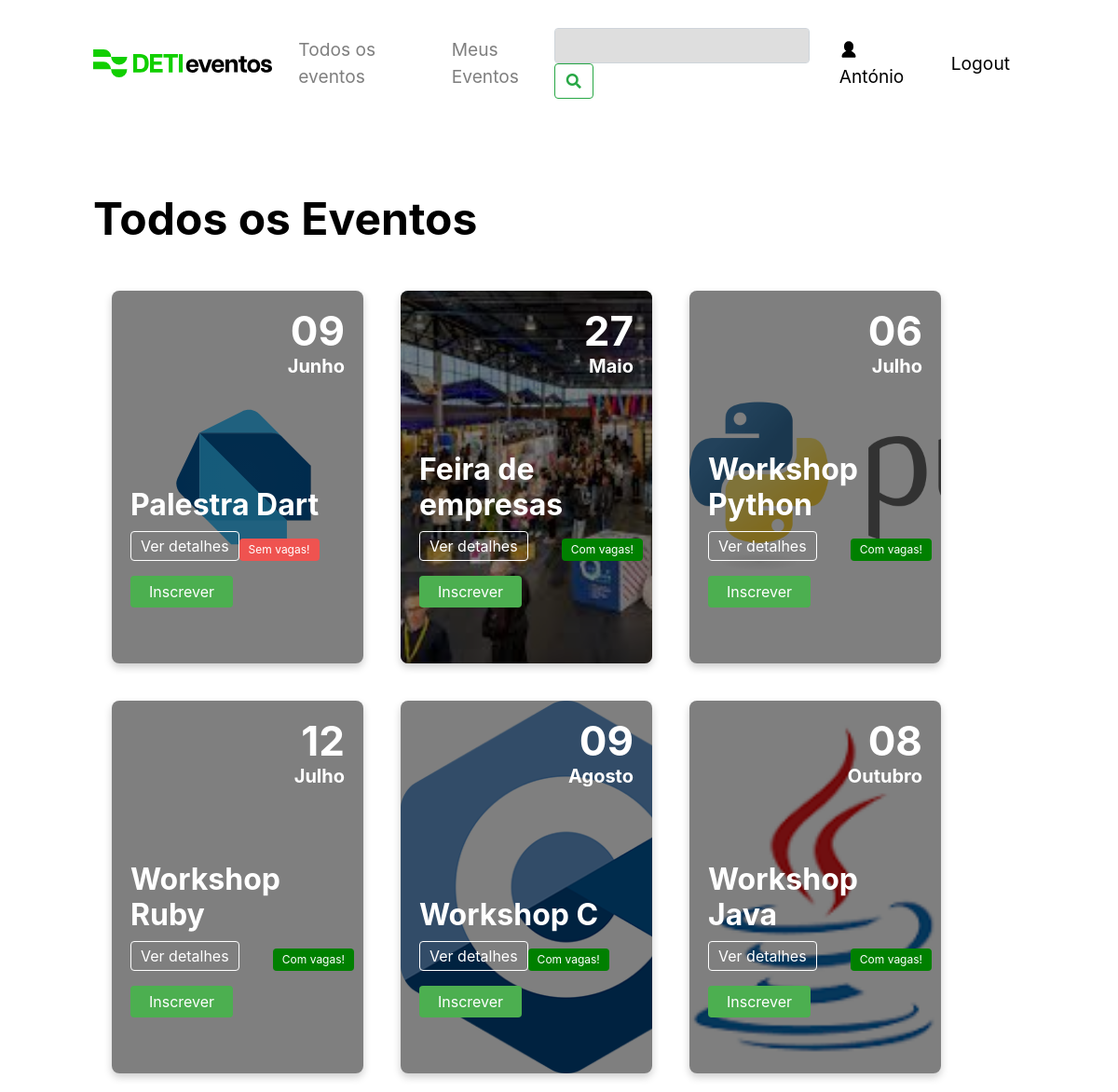
/todos_os_eventos (signed in), run on the app's committed database.
### tables this page shows
CREATE TABLE users (
    id INTEGER PRIMARY KEY,
    email TEXT NOT NULL,
    name TEXT NOT NULL,
    password TEXT NOT NULL,
    img TEXT
    );

CREATE TABLE events (
    id INTEGER PRIMARY KEY,
    name TEXT NOT NULL,
    description TEXT NOT NULL,
    location TEXT NOT NULL,
    image TEXT,
    date DATE,
    user_id INTEGER,           
    colaborator TEXT , 
    vagas INTEGER,
    lotacao INTEGER,
    preco INTEGER,
    esgotado boolean DEFAULT 0,
    FOREIGN KEY(user_id) REFERENCES users(id)
    );

### app.py (the view)
@app.route('/todos_os_eventos')
def todos_os_eventos():
    user_id = get_user_id(session.get('user_email'))
    print(user_id)
    if 'user_email' not in session:
        return redirect(url_for('login'))
    events = get_events()
    converted_events = []
    for event in events:
        converted_event = list(event)
        converted_event[5] = datetime.strptime(event[5], '%Y-%m-%d').date()
        converted_events.append(tuple(converted_event))
    converted_events.sort(key=lambda x: x[5])
    is_admin = 'user_email' in session and session.get('user_email') == "admin@gmail.com"
    name  = session.get('user_name')
    if name is  not None:
        user = True
    event = get_events()
    return render_template('todos_os_eventos.html', events=converted_events, is_admin=is_admin, user=user, name=name, event=event)

### app.py (called while the page is built)
@app.template_filter('formatdate')
def format_date(value, format='%d-%B'):
    if value is None:
        return ""
    month_names = {
        'January': 'Janeiro', 'February': 'Fevereiro', 'March': 'Março',
        'April': 'Abril', 'May': 'Maio', 'June': 'Junho',
        'July': 'Julho', 'August': 'Agosto', 'September': 'Setembro',
        'October': 'Outubro', 'November': 'Novembro', 'December': 'Dezembro'
    }
    formatted_date = value.strftime(format)
    for eng, pt in month_names.items():
        formatted_date = formatted_date.replace(eng, pt)
    return formatted_date

### models.py (called while the page is built)
def get_user_id(email):
    connection = sqlite3.connect('data.db', check_same_thread=False)
    cursor = connection.cursor()
    cursor.execute("SELECT id FROM users WHERE email = ?", (email,))
    user_id = cursor.fetchall()
    if len(user_id) == 0:
        return None
    return user_id[0][0]

def get_events():
    connection = sqlite3.connect('data.db', check_same_thread=False)
    cursor = connection.cursor()
    try:
        cursor.execute("SELECT * FROM events")
        results = cursor.fetchall()
        return results
    except Exception as e:
        print(e)
        return None

### templates/todos_os_eventos.html (shortened to what this page needs)
<!DOCTYPE html>
<html lang="en">
<head>
  <link rel="stylesheet" href="https://cdnjs.cloudflare.com/ajax/libs/font-awesome/5.15.1/css/all.min.css">
  <link rel="stylesheet" href="https://stackpath.bootstrapcdn.com/bootstrap/4.3.1/css/bootstrap.min.css">
  <link rel="stylesheet" href="/static/css/navbar_style.css">
  <link rel="stylesheet" href="/static/css/style.css">
  <link rel="stylesheet" href="/static/css/pop_up.css">
  <link rel="stylesheet" href="https://cdnjs.cloudflare.com/ajax/libs/font-awesome/5.15.3/css/all.min.css">
  <link rel="stylesheet" href="https://cdn.jsdelivr.net/npm/sweetalert2@11/dist/sweetalert2.min.css">
</head>
<body>
  <nav class="navbar_style navbar navbar-expand-lg navbar-light bg-light">
    <a href="/">
      <img src="/static/images/DETI.svg" alt="DETI Logo">
    </a>
    <div class="collapse navbar-collapse" id="navbarNav">
      <ul class="navbar-nav">
        <li class="nav-item">
          <a class="nav-link navbar_style_links" href="/todos_os_eventos">Todos os eventos</a>
        </li>
        <li class="nav-item">
          <a class="nav-link navbar_style_links" href="/meus_eventos">Meus Eventos</a>
        </li>
      </ul>
      <form class="form-inline ml-auto" action="/search" method="get">
        <input class="form-control mr-sm-2 navbar_style_search" type="text" placeholder="" name="q"
          aria-label="Campo_Pesquisa">
        <button class="btn btn-outline-success my-2 my-sm-0" type="submit"><i class="fas fa-search"
            aria-label="Botao_Pesquisar"></i></button>
      </form>
        {% if user %}
        <a class="nav-link ml-2 navbar_style_login" href="/meus_eventos">
          <img class="login-icon" src="static/images/user_icon.svg" alt="User Icon">
          {{ name }}
          {% endif %}
        </a>
        <a class="nav-link ml-2 navbar_style_login" href="/logout">
          Logout
        </a>
    </div>
  </nav>
  <div class="events-header">
    <h1>Todos os Eventos</h1>
  </div>
  <div class="event-card-container">
    {% for event in events %}
    <div class="event-card" style="background-image: url('{{event[4]}}'); background-size: cover; margin: 20px;">
      <div class="event-content">
        <div class="event-day">{{ event[5]|formatdate('%d') }}</div>
        <div class="event-month">{{ event[5]|formatdate('%B') }}</div>
      </div>
      <div class="event-info">
        <h2 class="event-title">{{event[1]}}</h2>
        <div class="event-details">
          <p class="event-details-btn" id="details-btn" data-event-id="{{ event[0] }}" data-event-title="{{ event[1] }}"
            data-event-description="{{ event[2] }}" data-event-organizer="{{ event[3] }}"
            data-event-image="{{ event[4] }}" data-event-date="{{ event[5] }}" data-event-capacity="{{ event[8] }}"
            data-event-price="{{ event[9] }}" data-event-vacancies="{{ event[10] }}"
            data-event-location="{{ event[6] }}" data-event-collaborator="{{ event[7] }}"
            data-event-category="{{ event[12] }}">Ver detalhes</p>
          {% if event[11]%}
          <p class="event-status-btn"> Sem vagas!</p>
          {% endif %}
          {% if not event[11]%}
          <p class="event-status-btn-verde"> Com vagas!</p>
          {% endif %}
        </div>
        {% if not is_admin %}
        <form method="POST" action="/inscrever/{{ event[0] }}">
          {% if user_events and user_events[1][0] == user_id and event[0] == user_events[1][1] %}
          <button type="submit" class="desinscrever-button"> Desinscrever</button>
          {% else %}
          <button type="submit" class="inscrever-button">Inscrever</button>
          {% endif %}
        </form>
        {% endif %}
      </div>
    </div>
    {% endfor %}
  </div>
</body>
</html>

### static/css/navbar_style.css (style rules this page uses)
.navbar_style { padding: 30px 0px; margin-bottom: 70px; display: flex; background-color: white !important; font-size: 1.2rem !important; }
.navbar_style img { height: 30px; }
.nav-item { margin-left: 20px !important; }
.navbar_style_login { color: #000 !important; }
.navbar_style_search { background-color: #DEDEDE !important; }
.login-icon { height: 20px; width: 20px; margin-top: -3px; }

### static/css/style.css (style rules this page uses)
:root { --primary-color: #4CAF50; --secundary-color: black; }
body { margin: 0; padding: 0 100px; font-family: Inter, sans-serif; }
h1 { color: black; font-weight: 700; font-size: 3rem; }
h2 { color: black; font-weight: 700; font-size: 3rem; }
.navbar { background-color: white; color: var(--secundary-color); overflow: auto; }
.events-header { display: flex; margin-bottom: 20px; justify-content: space-between; align-items: center; }
.event-card-container { display: flex; flex-wrap: wrap; }
.event-card { position: relative; width: 270px; height: 25rem; padding: 20px; border-radius: 8px; box-shadow: 0 4px 8px rgba(0, 0, 0, 0.2); overflow: hidden; margin-right: 20px; background: #fff; margin: 20px; }
.event-card::before { content: ""; position: absolute; top: 0; right: 0; bottom: 0; left: 0; background: rgba(0, 0, 0, 0.5); }
.event-info { position: absolute; bottom: 15%; padding-right: 10px; }
.event-title { margin: 8px 0; font-size: 2rem; color: white; }
.event-details-btn, .event-status-btn, .event-status-btn-verde { padding: 3px 10px; border: none; border-radius: 4px; cursor: pointer; }
.event-details-btn { border: 1px solid white; color: white; }
.event-status-btn { background-color: #ef5350; color: white; font-size: 12px; }
.event-status-btn-verde { background-color: green; color: white; font-size: 12px; }
.event-details { display: flex; justify-content: space-between; align-items: flex-end; }
.event-content { display: block; position: relative; text-align: right; color: white; font-size: 2rem; font-weight: 700; }
.event-day { margin-top: -10px; font-size: 44px; }
.event-month { font-size: 1.25rem; margin-top: -10px; }
.event-content, .event-info, .event-details, .event-title, .event-details-btn, .event-status-btn { color: white; }
.inscrever-button { background-color: #4CAF50; color: white; padding: 5px 20px; border: none; border-radius: 4px; cursor: pointer; }

### data on the page
users: name "António"
events: image (picture), event "09", event "Junho", name "Palestra Dart", esgotado "Sem vagas!"
events: image (picture), event "27", event "Maio", name "Feira de empresas", esgotado "Com vagas!"
events: image (picture), event "06", event "Julho", name "Workshop Python", esgotado "Com vagas!"
events: event "12", event "Julho", name "Workshop Ruby", esgotado "Com vagas!"
events: image (picture), event "09", event "Agosto", name "Workshop C", esgotado "Com vagas!"
events: image (picture), event "08", event "Outubro", name "Workshop Java", esgotado "Com vagas!"
